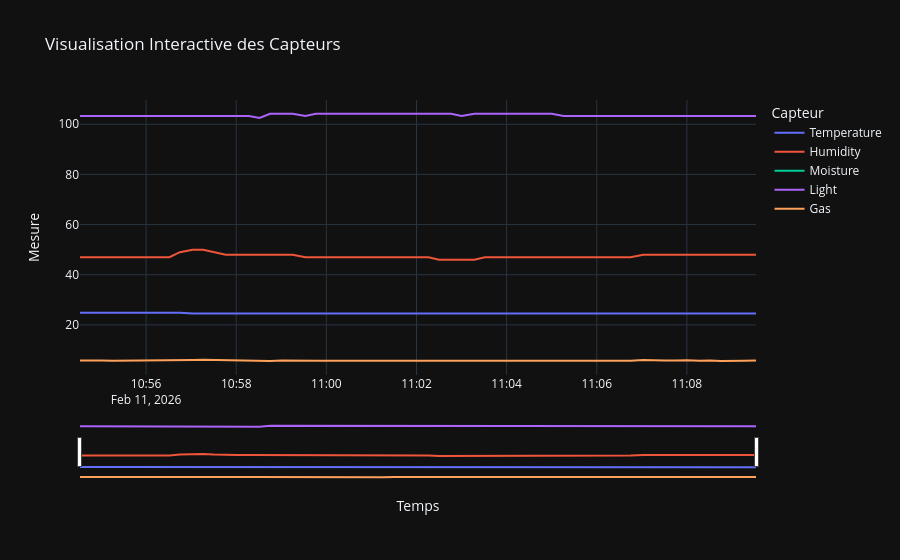

Write notebook code for a chart like this one.
### Code cell
# Transformation des données pour Plotly (format long)
df_melted = df_clean.melt(id_vars=['Timestamp'], value_vars=variables,
                          var_name='Capteur', value_name='Valeur')

fig = px.line(df_melted, x='Timestamp', y='Valeur', color='Capteur',
              title='Visualisation Interactive des Capteurs',
              labels={'Timestamp': 'Temps', 'Valeur': 'Mesure'},
              template='plotly_dark')

# Ajout de curseurs pour naviguer dans le temps
fig.update_xaxes(rangeslider_visible=True)

fig.show()
